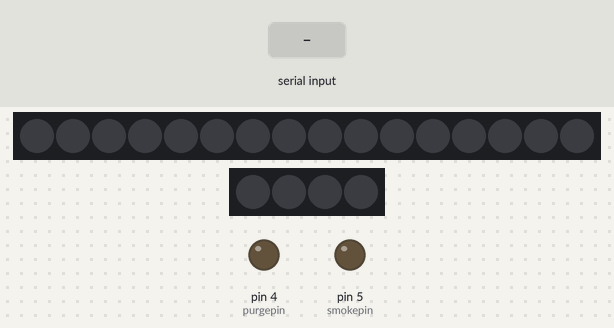
Bench run of a sketch on a simulated Arduino Uno, built with avr-gcc and run on an emulated ATmega328P. Parts: 16 RGB LEDs in strip order, left to right, 4 RGB LEDs in strip order, left to right, output pins drawn as LEDs (lit = HIGH). The inputs (shaded band) are chosen by the test bench. Dim RGB values are drawn brighter than linear; colours are those a GRB WS2812 strip shows for the declared byte order; the audio player accepts every command and is not drawn.

Above: at 1.7 s.
1.8 s: "b" received over Serial
At 2.04 s:
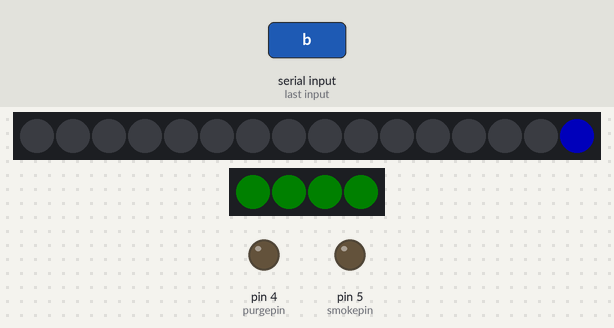
4.3 s: "h" received over Serial
At 6.01 s:
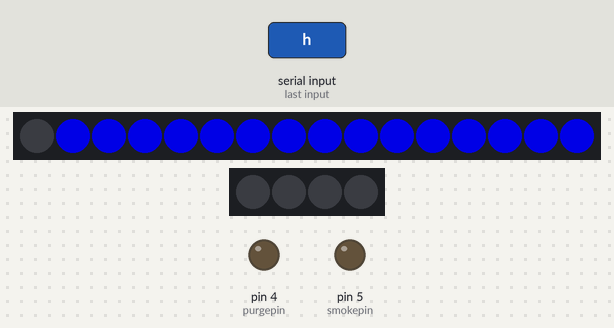
7.3 s: "m" received over Serial
At 7.9 s:
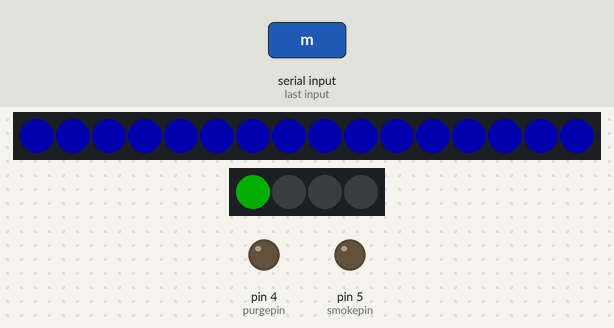
Timing chart, 0 to 15.7 s (numbered marks = the images above; inputs shaded):
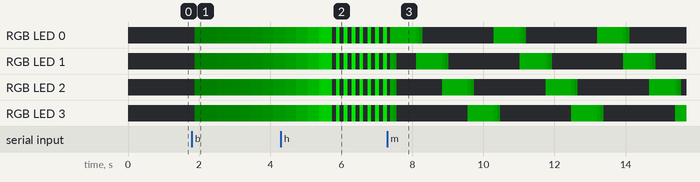

Measured:
- after the input at 1.8 s, RGB LED 0–3: off → RGB(0, 5, 0) after 0.08 s, → RGB(0, 7, 0) 0.64 s later, → RGB(0, 8, 0) 0.32 s later, → RGB(0, 10, 0) 0.32 s later, … (7 changes in this stretch); the LEDs: change after 0.08 s (image 1)
- after the input at 7.3 s, the LEDs: first change after 0.08 s (image 3 shows a later state)
- what the display in image 3 shows lasts 0.5 s, from 7.6 s to 8.1 s

The sketch:

Cyclotron_single_lights_04.ino
```cpp
// This code has initially been created entirelly by Arpehem and is free to be used, modified or updated by anyone as long as this credit remains.
// This code is compatible a smoker for the N-filter but is optional.

#include <DFPlayerMini_Fast.h>
#include <FastLED.h>
#include <SoftwareSerial.h>
#define POWERCELL_LED_PIN 3
#define CYCLOTRON_LED_PIN 2
# define CELL_LEDS 16
# define Cyclotron_LEDS 4
# define NUM_LEDS 20
# define NUM_STRIPS 2

int i =0;
int V = 90;
int y = 16;
int powercell_min = 0;
int powecell_cycle = -1;
int powercell = 0;
int cyclotron = 0;
int cyclotron_reset = 0;
int Volume=20;
int smokepin=5;
int purgepin=4;
int red = 255;
bool dim;
bool alarmbool=false;
bool smoking = false;
bool smoke = false;
bool bootnew = true;
bool justvent = false;
int dim_count;
float gBrightness = 5;
unsigned long myTime;
unsigned long previousMyTime = 0;
unsigned long previousdimTime = 0;
CRGB cell_leds[CELL_LEDS]; // Powercell LED array
CRGB cyclo_leds[Cyclotron_LEDS];
CLEDController *controllers[NUM_STRIPS]; // Controller array
enum currentstate{off,boot,cycle,fire,overloading,overload,overheat,music,volumep,ventp}state;
char message;
bool booted=false;

SoftwareSerial mySerial(11, 10); // RX, TX
DFPlayerMini_Fast myMP3;

void setup() {
  Serial.begin(9600);
mySerial.begin(9600);
myMP3.begin(mySerial, true);
pinMode(smokepin, OUTPUT);
pinMode(purgepin, OUTPUT);
digitalWrite(smokepin, LOW);
digitalWrite(purgepin, LOW);
  controllers[0] = &FastLED.addLeds<WS2812, POWERCELL_LED_PIN, GRB>(cell_leds, CELL_LEDS); // Assign Powercell LED to controller 0
  controllers[1] = &FastLED.addLeds<WS2812, CYCLOTRON_LED_PIN, RGB>(cyclo_leds, Cyclotron_LEDS); // Assign Cyclotron LED to controller 1
  FastLED.setMaxPowerInVoltsAndMilliamps(5,500);
  FastLED.clear();
  FastLED.show();
FastLED.setBrightness(75);
myMP3.volume(Volume);

}
void loop() {
    myTime = millis();

  if(Serial.available()){
    message=Serial.read();

  if(isAlpha(message)){
    messageswitch(message);

  }
else{
    if(state==volumep){
          Volume=message;
    myMP3.volume(Volume);
    }
    else{
      int translator=message;

      V=max(map(translator,1,35,0,90),15);
    }


}
  }
  if (myTime > previousMyTime+90+20&&booted==true&&state==overheat){
    alarm();
        if (smoke==true){
digitalWrite(smokepin, HIGH);
  }

    smoking=true;

  }
  if (myTime > previousMyTime+90+20&&booted==true&&state==overload){
    alarm();

  }
  if (myTime > previousMyTime+V&&booted==true&&state!=overload&&state!=overheat){
    cyclesequence();

  }

//debug();

}
void messageswitch(char var){
  switch (var) {
      case 'x':
    smoke=false;
    break;
      case 'y':
    smoke=true;
    break;
  case 'b':
    bootsequence();
    break;
  case 'f':
  if (state!=off){
        shutdownsequence();
        }

    break;
      case 'm':
      if (state!=music){
        myMP3.repeatFolder(2);
        state=music;
      }
      else{
        state=cycle;
        loopsound(2);
      }

    break;
          case 'n':
         myMP3.playNext();

    break;
          case 's':
      if(state!=fire){
        state=fire;
        loopsound(11);
      }
    break;
              case 'c':
      if(state!=cycle&&state!=music&&state!=volumep){
        state=cycle;
        loopsound(2);
         }
    break;
    case 'h':
      if(state!=overheat){
        state=overheat;
        loopsound(16);

         }
    break;
        case 'o':
      if(state!=overload){
        state=overload;

         }
    break;
            case 'v':
      if(state!=ventp){
        state=ventp;
        vent();
        loopsound(2);

         }
    break;
    case 'V':
      if(state!=volumep){
        state=volumep;
        advertise(8);
      }
  default:
    // statements
    break;
}
}
void vent(){
  if (smoking==false&&smoke==true){
    digitalWrite(smokepin, HIGH);
    delay(500);
  }
  playsound(9);
    if (smoke==true){
digitalWrite(purgepin, HIGH);
  }

  gBrightness=255;
  FastLED.clear();
  FastLED.show();
  for(y=0;y<16;y++){
    cell_leds[y] = CRGB(0,0,255);
    controllers[0]->showLeds(gBrightness);
  }
    for(y=0;y<4;y++){
    cyclo_leds[y] = CRGB(255,0,0);
    controllers[1]->showLeds(gBrightness);
  }

//  for (y=0;y<34;y++){
//    gBrightness=gBrightness-8;
//    cell_leds[max(15-y/2,0)] = CRGB(0,0,0);
//    controllers[0]->showLeds(75);
//    controllers[1]->showLeds(max(gBrightness,0));
//    delay(100);
//  }
delay(750);
int blue = 255;
for(cyclotron=0;cyclotron<4;cyclotron++){
  red=255;

for(int cl=0;cl<64;cl++){
  red=max(red-10,0);
  cyclo_leds[cyclotron] = CRGB(red,0,0);
 controllers[1]->showLeds(gBrightness);
 controllers[0]->showLeds(blue);
 blue=max(blue-1,0);
 delay(10);
}
//delay(10);
if(red==0){
  red=255;
}
}
justvent=true;
 i =0;
 V = 90;
 y = 16;
 powercell_min = 0;
 powecell_cycle = -1;
 powercell = 0;
 cyclotron = 0;
 cyclotron_reset = 0;
    FastLED.clear();
  FastLED.show();
  purge_powercell();
  previousMyTime = myTime;
  digitalWrite(smokepin, LOW);
  smoking = false;
  digitalWrite(purgepin, LOW);
  state=cycle;
  loopsound(2);

}
void alarm(){

    gBrightness=175;
  if(alarmbool==false){
    FastLED.clear();
      for (y=0;y<9;y++){
    cell_leds[y*2] = CRGB(0,0,255);
    alarmbool=true;
    controllers[0]->showLeds(gBrightness);


  }
      for (int z=0;z<4;z++){
      cyclo_leds[z] = CRGB(255,0,0);
      controllers[1]->showLeds(gBrightness);
    }
  }
else{
  FastLED.clear();
    for (y=1;y<9;y++){
    cell_leds[y*2-1] = CRGB(0,0,255);
    cyclo_leds[Cyclotron_LEDS] = CRGB(0,0,0);
    alarmbool=false;
    controllers[0]->showLeds(gBrightness);
    controllers[1]->showLeds(0);
    }
  for (int z=0;z<4;z++){
      cyclo_leds[z] = CRGB(0,0,0);
      controllers[1]->showLeds(0);
    }
  }
  FastLED.show();
  previousMyTime = myTime;

}
void playsound(int sound){
    mySerial.begin(9600);
 // delay(50);
  myMP3.play(sound);
  delay(50);
    Serial.begin(9600);

}
void advertise(int sound){
    mySerial.begin(9600);
 // delay(50);
  myMP3.playAdvertisement(sound);
  delay(50);
    Serial.begin(9600);

}
void bootsequence(){
  bootnew=true;
 // Serial.print("boot");
 // Serial.println();
 playsound(1);
  for(int b=0; b<15;b++){
    for (int L=0; L<4;L++){
      cyclo_leds[L] = CRGB(255,0,0);
    }

for (int y=15; y>=powercell_min;y--){
  cell_leds[y] = CRGB(0,0,255);
 gBrightness=pow(gBrightness,1.008);
 gBrightness=min(gBrightness,150);
  controllers[0]->showLeds(max(gBrightness,75));
  controllers[1]->showLeds(min(gBrightness,225));
  cell_leds[min(y+1,15)] = CRGB(0,0,0);
  delay(25);
  }
  powercell_min++;
  }
  purge_powercell();
  for(int Z=0; Z<28;Z++){
cyclo_leds[Z] = CRGB(0,0,0);
}
    booted=true;
     state=cycle;
        loopsound(2);

  }
  void shutdownsequence(){
playsound(10);
gBrightness=200;
for(int y=15; y>0 ; y--){
  cell_leds[y] = CRGB(0,0,255);
}
for(int y=4; y>0 ; y--){
  cyclo_leds[y-1] = CRGB(255,0,0);
}

controllers[0]->showLeds(gBrightness);
controllers[1]->showLeds(gBrightness);

for(int y=15; y>0 ;y--){
  cell_leds[y] = CRGB(0,0,0);
  gBrightness=(max(gBrightness-13,0));
  controllers[0]->showLeds(min(gBrightness,100));
  controllers[1]->showLeds(gBrightness);
  delay(150);
}
FastLED.clear();
FastLED.show();

    booted=false;
    state=off;
    gBrightness=5;

i =0;
V = 90;
y = 16;
powercell_min = 0;
powecell_cycle = -1;
powercell = 0;
cyclotron = 0;
cyclotron_reset = 0;
 //purge_powercell();
  }
void purge_powercell(){
for(int j=0; j<16;j++){
cell_leds[j] = CRGB(0,0,0);
i=-1;
controllers[0]->showLeds(75);
}
}
void loopsound(int sound){
    mySerial.begin(9600);
  delay(50);
  myMP3.loop(sound);
  delay(50);
    Serial.begin(9600);

}
void cyclesequence(){
    powecell_cycle++;
    powercell = powecell_cycle;
    previousMyTime = myTime;

if (powecell_cycle > 15){
  powercell=powercell-16;
}
cyclotron = map(powecell_cycle,-1,32,0,4);
cyclotron_reset = cyclotron-1;
    if (cyclotron_reset ==-1){
      cyclotron_reset = 3;
    }
cell_leds[powercell] = CRGB(0,0,255);

//for (int k=0; k<7;k++){
  cyclo_leds[cyclotron] = CRGB(255,0,0);
  if (powecell_cycle == 8){
    red=255;
    if(justvent==true){
      justvent=false;
    }
    }
if (powercell == 16){
  red=255;
  }
    if (powecell_cycle == 24){
    red=255;
    }
if (powercell == 0){
  red=255;
  }
  red=max(red-75,0);
  if(red>50){
    cyclo_leds[cyclotron_reset] = CRGB(red,0,0);
    if (bootnew==true){
     cyclo_leds[1] = CRGB(red,0,0);
     cyclo_leds[2] = CRGB(red,0,0);

    }
  }
  else{
cyclo_leds[cyclotron_reset] = CRGB(0,0,0);
if (bootnew==true){
       cyclo_leds[1] = CRGB(0,0,0);
     cyclo_leds[2] = CRGB(0,0,0);
  bootnew=false;
}

}
if (justvent==true){
  cyclo_leds[3] = CRGB(0,0,0);

}
if (powecell_cycle == 31){
    powecell_cycle=-1;
    }
if (powercell == 15){
  purge_powercell();
  }
 controllers[1]->showLeds(50);
 controllers[0]->showLeds(50);


}
void debug(){
Serial.print("powecell_cycle:");
Serial.print(powecell_cycle);
Serial.println();
Serial.print("myTime:");
Serial.print(myTime);
Serial.println();
Serial.print("previousMyTime:");
Serial.print(previousMyTime);
Serial.println();
Serial.print("powercell:");
Serial.print(powercell);
Serial.println();
Serial.print("cyclotron:");
Serial.print(cyclotron);
Serial.println();
}
```
